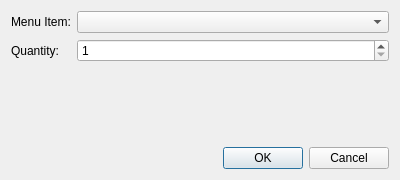
<?xml version="1.0" encoding="UTF-8"?>
<ui version="4.0">
 <class>CreateOrderItemTab</class>
 <widget class="QDialog" name="CreateOrderItemTab">
  <property name="geometry">
   <rect>
    <x>0</x>
    <y>0</y>
    <width>400</width>
    <height>180</height>
   </rect>
  </property>
  <property name="windowTitle">
   <string>Order Item</string>
  </property>
  <layout class="QVBoxLayout" name="verticalLayout">
   <item>
    <layout class="QFormLayout" name="formLayout">
     <item row="0" column="0">
      <widget class="QLabel" name="label_item">
       <property name="text">
        <string>Menu Item:</string>
       </property>
      </widget>
     </item>
     <item row="0" column="1">
      <widget class="QComboBox" name="combo_items"/>
     </item>
     <item row="1" column="0">
      <widget class="QLabel" name="label_qty">
       <property name="text">
        <string>Quantity:</string>
       </property>
      </widget>
     </item>
     <item row="1" column="1">
      <widget class="QSpinBox" name="spin_quantity">
       <property name="minimum">
        <number>1</number>
       </property>
       <property name="maximum">
        <number>999</number>
       </property>
      </widget>
     </item>
    </layout>
   </item>
   <item>
    <widget class="QDialogButtonBox" name="buttonBox">
     <property name="orientation">
      <enum>Qt::Horizontal</enum>
     </property>
     <property name="standardButtons">
      <set>QDialogButtonBox::Cancel|QDialogButtonBox::Ok</set>
     </property>
    </widget>
   </item>
  </layout>
 </widget>
 <resources/>
 <connections>
  <connection>
   <sender>buttonBox</sender>
   <signal>accepted()</signal>
   <receiver>CreateOrderItemTab</receiver>
   <slot>accept()</slot>
   <hints>
    <hint type="sourcelabel">
     <x>248</x>
     <y>254</y>
    </hint>
    <hint type="destinationlabel">
     <x>157</x>
     <y>274</y>
    </hint>
   </hints>
  </connection>
  <connection>
   <sender>buttonBox</sender>
   <signal>rejected()</signal>
   <receiver>CreateOrderItemTab</receiver>
   <slot>reject()</slot>
   <hints>
    <hint type="sourcelabel">
     <x>316</x>
     <y>260</y>
    </hint>
    <hint type="destinationlabel">
     <x>286</x>
     <y>274</y>
    </hint>
   </hints>
  </connection>
 </connections>
</ui>
